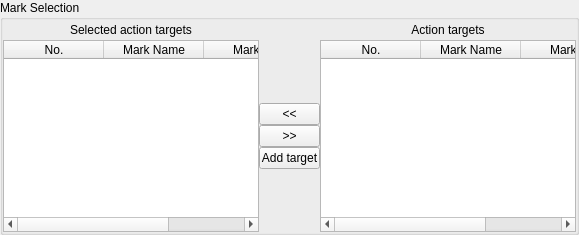
    <widget class="QGroupBox" name="groupBox_3">
     <property name="title">
      <string>Mark Selection</string>
     </property>
     <layout class="QGridLayout" name="gridLayout_20">
      <property name="leftMargin">
       <number>0</number>
      </property>
      <property name="topMargin">
       <number>0</number>
      </property>
      <property name="rightMargin">
       <number>0</number>
      </property>
      <property name="bottomMargin">
       <number>0</number>
      </property>
      <property name="spacing">
       <number>0</number>
      </property>
      <item row="0" column="0">
       <layout class="QGridLayout" name="gridLayout_14" columnstretch="1,0,1">
        <property name="spacing">
         <number>0</number>
        </property>
        <item row="0" column="2">
         <widget class="QLabel" name="label_9">
          <property name="text">
           <string>&lt;html&gt;&lt;head/&gt;&lt;body&gt;&lt;p&gt;Action targets&lt;/p&gt;&lt;/body&gt;&lt;/html&gt;</string>
          </property>
          <property name="alignment">
           <set>Qt::AlignCenter</set>
          </property>
         </widget>
        </item>
        <item row="0" column="0">
         <widget class="QLabel" name="label_20">
          <property name="text">
           <string>&lt;html&gt;&lt;head/&gt;&lt;body&gt;&lt;p&gt;Selected action targets&lt;/p&gt;&lt;/body&gt;&lt;/html&gt;</string>
          </property>
          <property name="alignment">
           <set>Qt::AlignCenter</set>
          </property>
         </widget>
        </item>
        <item row="0" column="1">
         <spacer name="horizontalSpacer_6">
          <property name="orientation">
           <enum>Qt::Horizontal</enum>
          </property>
          <property name="sizeHint" stdset="0">
           <size>
            <width>61</width>
            <height>20</height>
           </size>
          </property>
         </spacer>
        </item>
        <item row="1" column="0" colspan="3">
         <layout class="QGridLayout" name="gridLayout_13">
          <property name="horizontalSpacing">
           <number>0</number>
          </property>
          <item row="0" column="0">
           <widget class="QTableWidget" name="tbwMark_2">
            <column>
             <property name="text">
              <string>No.</string>
             </property>
            </column>
            <column>
             <property name="text">
              <string>Mark Name</string>
             </property>
             <property name="background">
              <color alpha="0">
               <red>0</red>
               <green>0</green>
               <blue>0</blue>
              </color>
             </property>
            </column>
            <column>
             <property name="text">
              <string>Mark ID</string>
             </property>
            </column>
           </widget>
          </item>
          <item row="0" column="1">
           <layout class="QGridLayout" name="gridLayout_5">
            <property name="spacing">
             <number>0</number>
            </property>
            <item row="1" column="0">
             <widget class="QPushButton" name="pbtnLeft_3">
              <property name="sizePolicy">
               <sizepolicy hsizetype="Fixed" vsizetype="Fixed">
                <horstretch>0</horstretch>
                <verstretch>0</verstretch>
               </sizepolicy>
              </property>
              <property name="minimumSize">
               <size>
                <width>30</width>
                <height>0</height>
               </size>
              </property>
              <property name="maximumSize">
               <size>
                <width>61</width>
                <height>16777215</height>
               </size>
              </property>
              <property name="text">
               <string>&lt;&lt;</string>
              </property>
             </widget>
            </item>
            <item row="2" column="0">
             <widget class="QPushButton" name="pbtnRight_3">
              <property name="sizePolicy">
               <sizepolicy hsizetype="Fixed" vsizetype="Fixed">
                <horstretch>0</horstretch>
                <verstretch>0</verstretch>
               </sizepolicy>
              </property>
              <property name="maximumSize">
               <size>
                <width>61</width>
                <height>16777215</height>
               </size>
              </property>
              <property name="text">
               <string>&gt;&gt;</string>
              </property>
             </widget>
            </item>
            <item row="3" column="0">
             <widget class="QPushButton" name="btnAddMark">
              <property name="maximumSize">
               <size>
                <width>61</width>
                <height>16777215</height>
               </size>
              </property>
              <property name="text">
               <string>Add target</string>
              </property>
             </widget>
            </item>
            <item row="4" column="0">
             <spacer name="verticalSpacer_3">
              <property name="orientation">
               <enum>Qt::Vertical</enum>
              </property>
              <property name="sizeHint" stdset="0">
               <size>
                <width>20</width>
                <height>40</height>
               </size>
              </property>
             </spacer>
            </item>
            <item row="0" column="0">
             <spacer name="verticalSpacer_4">
              <property name="orientation">
               <enum>Qt::Vertical</enum>
              </property>
              <property name="sizeHint" stdset="0">
               <size>
                <width>20</width>
                <height>40</height>
               </size>
              </property>
             </spacer>
            </item>
           </layout>
          </item>
          <item row="0" column="2">
           <widget class="QTableWidget" name="tbwMark">
            <column>
             <property name="text">
              <string>No.</string>
             </property>
            </column>
            <column>
             <property name="text">
              <string>Mark Name</string>
             </property>
             <property name="background">
              <color alpha="0">
               <red>0</red>
               <green>0</green>
               <blue>0</blue>
              </color>
             </property>
            </column>
            <column>
             <property name="text">
              <string>Mark ID</string>
             </property>
            </column>
           </widget>
          </item>
         </layout>
        </item>
       </layout>
      </item>
     </layout>
    </widget>
